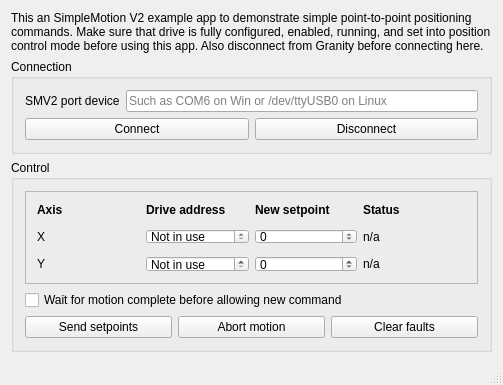
<?xml version="1.0" encoding="UTF-8"?>
<ui version="4.0">
 <class>MW</class>
 <widget class="QMainWindow" name="MW">
  <property name="geometry">
   <rect>
    <x>0</x>
    <y>0</y>
    <width>503</width>
    <height>385</height>
   </rect>
  </property>
  <property name="windowTitle">
   <string>MW</string>
  </property>
  <widget class="QWidget" name="centralWidget">
   <layout class="QVBoxLayout" name="verticalLayout_3">
    <item>
     <widget class="QLabel" name="label_2">
      <property name="text">
       <string>This an SimpleMotion V2 example app to demonstrate simple point-to-point positioning commands. Make sure that drive is fully configured, enabled, running, and set into position control mode before using this app. Also disconnect from Granity before connecting here.</string>
      </property>
      <property name="wordWrap">
       <bool>true</bool>
      </property>
     </widget>
    </item>
    <item>
     <widget class="QGroupBox" name="groupBox">
      <property name="title">
       <string>Connection</string>
      </property>
      <layout class="QVBoxLayout" name="verticalLayout">
       <item>
        <layout class="QHBoxLayout" name="horizontalLayout">
         <item>
          <widget class="QLabel" name="label">
           <property name="text">
            <string>SMV2 port device</string>
           </property>
          </widget>
         </item>
         <item>
          <widget class="QLineEdit" name="portName">
           <property name="placeholderText">
            <string>Such as COM6 on Win or /dev/ttyUSB0 on Linux</string>
           </property>
          </widget>
         </item>
        </layout>
       </item>
       <item>
        <layout class="QHBoxLayout" name="horizontalLayout_2">
         <item>
          <widget class="QPushButton" name="connect">
           <property name="text">
            <string>Connect</string>
           </property>
          </widget>
         </item>
         <item>
          <widget class="QPushButton" name="disconnect">
           <property name="text">
            <string>Disconnect</string>
           </property>
          </widget>
         </item>
        </layout>
       </item>
      </layout>
     </widget>
    </item>
    <item>
     <widget class="QGroupBox" name="groupBox_2">
      <property name="title">
       <string>Control</string>
      </property>
      <layout class="QVBoxLayout" name="verticalLayout_2">
       <item>
        <widget class="QFrame" name="frame">
         <property name="frameShape">
          <enum>QFrame::StyledPanel</enum>
         </property>
         <property name="frameShadow">
          <enum>QFrame::Sunken</enum>
         </property>
         <layout class="QVBoxLayout" name="verticalLayout_4">
          <item>
           <layout class="QGridLayout" name="gridLayout">
            <property name="horizontalSpacing">
             <number>6</number>
            </property>
            <property name="verticalSpacing">
             <number>12</number>
            </property>
            <item row="1" column="0">
             <widget class="QLabel" name="label_6">
              <property name="text">
               <string>X</string>
              </property>
             </widget>
            </item>
            <item row="0" column="0">
             <widget class="QLabel" name="label_5">
              <property name="text">
               <string>&lt;html&gt;&lt;head/&gt;&lt;body&gt;&lt;p&gt;&lt;span style=&quot; font-weight:600;&quot;&gt;Axis&lt;/span&gt;&lt;/p&gt;&lt;/body&gt;&lt;/html&gt;</string>
              </property>
             </widget>
            </item>
            <item row="2" column="0">
             <widget class="QLabel" name="label_7">
              <property name="text">
               <string>Y</string>
              </property>
             </widget>
            </item>
            <item row="2" column="2">
             <widget class="QSpinBox" name="newSetpointY">
              <property name="minimum">
               <number>-1000000</number>
              </property>
              <property name="maximum">
               <number>1000000</number>
              </property>
              <property name="singleStep">
               <number>1000</number>
              </property>
             </widget>
            </item>
            <item row="0" column="2">
             <widget class="QLabel" name="label_4">
              <property name="text">
               <string>&lt;html&gt;&lt;head/&gt;&lt;body&gt;&lt;p&gt;&lt;span style=&quot; font-weight:600;&quot;&gt;New setpoint&lt;/span&gt;&lt;/p&gt;&lt;/body&gt;&lt;/html&gt;</string>
              </property>
             </widget>
            </item>
            <item row="0" column="1">
             <widget class="QLabel" name="label_3">
              <property name="text">
               <string>&lt;html&gt;&lt;head/&gt;&lt;body&gt;&lt;p&gt;&lt;span style=&quot; font-weight:600;&quot;&gt;Drive address&lt;/span&gt;&lt;/p&gt;&lt;/body&gt;&lt;/html&gt;</string>
              </property>
             </widget>
            </item>
            <item row="1" column="1">
             <widget class="QSpinBox" name="addressX">
              <property name="specialValueText">
               <string>Not in use</string>
              </property>
              <property name="maximum">
               <number>32</number>
              </property>
             </widget>
            </item>
            <item row="1" column="2">
             <widget class="QSpinBox" name="newSetpointX">
              <property name="minimum">
               <number>-10000000</number>
              </property>
              <property name="maximum">
               <number>1000000</number>
              </property>
              <property name="singleStep">
               <number>1000</number>
              </property>
             </widget>
            </item>
            <item row="2" column="1">
             <widget class="QSpinBox" name="addressY">
              <property name="specialValueText">
               <string>Not in use</string>
              </property>
              <property name="maximum">
               <number>32</number>
              </property>
             </widget>
            </item>
            <item row="0" column="3">
             <widget class="QLabel" name="label_8">
              <property name="text">
               <string>&lt;html&gt;&lt;head/&gt;&lt;body&gt;&lt;p&gt;&lt;span style=&quot; font-weight:600;&quot;&gt;Status&lt;/span&gt;&lt;/p&gt;&lt;/body&gt;&lt;/html&gt;</string>
              </property>
             </widget>
            </item>
            <item row="1" column="3">
             <widget class="QLabel" name="statusX">
              <property name="text">
               <string>n/a</string>
              </property>
             </widget>
            </item>
            <item row="2" column="3">
             <widget class="QLabel" name="statusY">
              <property name="text">
               <string>n/a</string>
              </property>
             </widget>
            </item>
           </layout>
          </item>
         </layout>
        </widget>
       </item>
       <item>
        <widget class="QCheckBox" name="waitForMotionComplete">
         <property name="text">
          <string>Wait for motion complete before allowing new command</string>
         </property>
        </widget>
       </item>
       <item>
        <layout class="QHBoxLayout" name="horizontalLayout_3">
         <item>
          <widget class="QPushButton" name="sendSetpoints">
           <property name="text">
            <string>Send setpoints</string>
           </property>
          </widget>
         </item>
         <item>
          <widget class="QPushButton" name="abortMotion">
           <property name="text">
            <string>Abort motion</string>
           </property>
           <property name="shortcut">
            <string>Esc</string>
           </property>
          </widget>
         </item>
         <item>
          <widget class="QPushButton" name="clearFaults">
           <property name="text">
            <string>Clear faults</string>
           </property>
          </widget>
         </item>
        </layout>
       </item>
      </layout>
     </widget>
    </item>
    <item>
     <spacer name="verticalSpacer">
      <property name="orientation">
       <enum>Qt::Vertical</enum>
      </property>
      <property name="sizeHint" stdset="0">
       <size>
        <width>20</width>
        <height>15</height>
       </size>
      </property>
     </spacer>
    </item>
   </layout>
  </widget>
  <widget class="QStatusBar" name="statusBar"/>
 </widget>
 <layoutdefault spacing="6" margin="11"/>
 <tabstops>
  <tabstop>portName</tabstop>
  <tabstop>connect</tabstop>
  <tabstop>disconnect</tabstop>
  <tabstop>addressX</tabstop>
  <tabstop>newSetpointX</tabstop>
  <tabstop>addressY</tabstop>
  <tabstop>newSetpointY</tabstop>
  <tabstop>waitForMotionComplete</tabstop>
  <tabstop>sendSetpoints</tabstop>
  <tabstop>abortMotion</tabstop>
  <tabstop>clearFaults</tabstop>
 </tabstops>
 <resources/>
 <connections/>
</ui>
